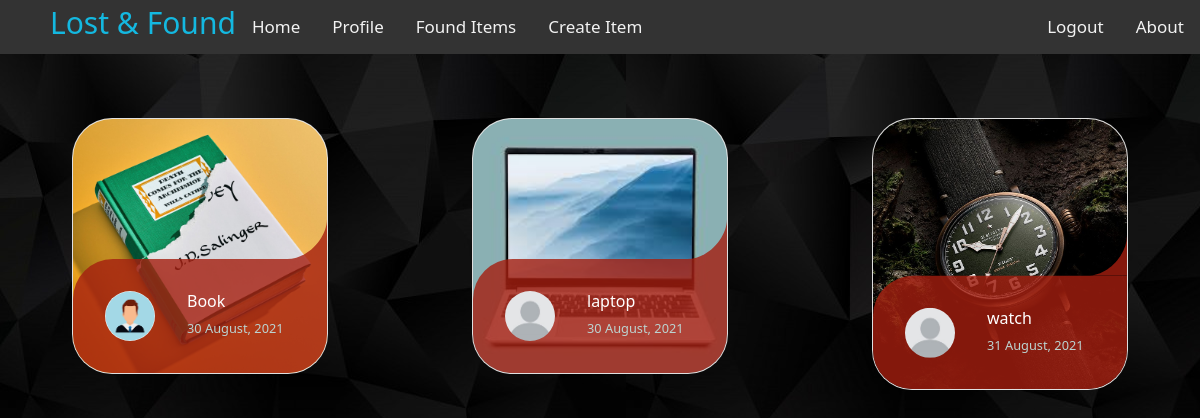
Before: / (signed in) with the older database file.
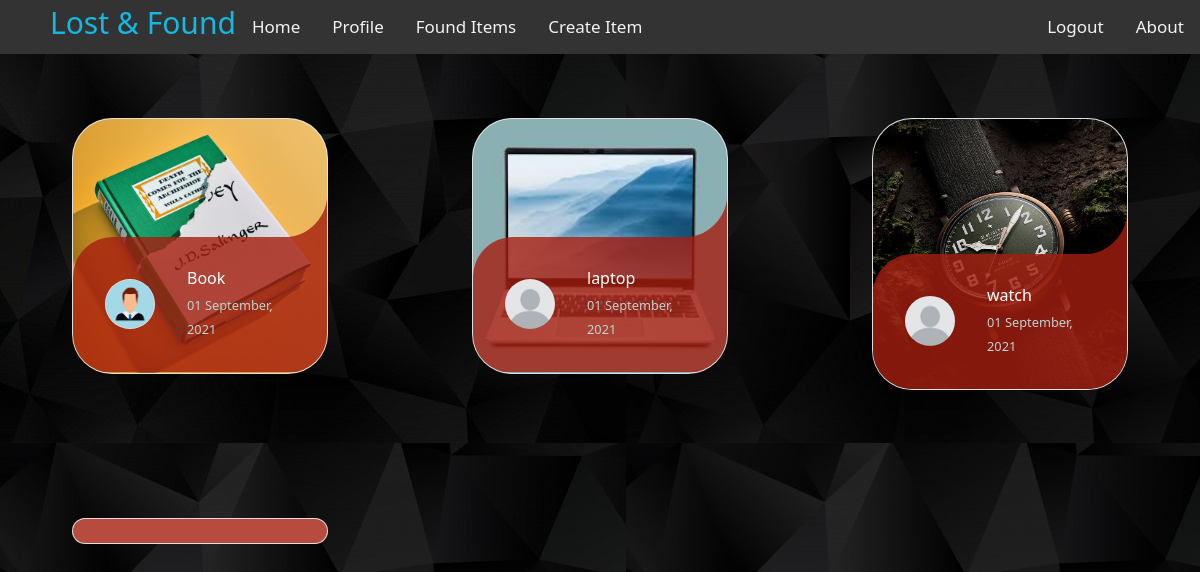
After: the same page with the newer database file.
### findme/models.py (models this page shows, shortened)
class ItemLost(models.Model):
    ItemID = models.AutoField(primary_key=True)
    name = models.ForeignKey(User, on_delete=models.CASCADE, null=True)
    title = models.CharField(max_length=30)
    description = models.CharField(max_length=200)
    found = models.BooleanField(default=False)
    location = models.TextField(max_length=100)
    lost_date = models.DateTimeField(auto_now=True)
    image = models.ImageField(upload_to='findme/images', default="")
    found_location = models.CharField(max_length=100, null=True, blank=True)
    item_found_by = models.ForeignKey(User, on_delete=models.CASCADE, null=True, blank=True,
                                      related_name="item_found_user")

### register/models.py (models this page shows, shortened)
class Profile(models.Model):
    user = models.OneToOneField(User, on_delete=models.CASCADE)
    image = models.ImageField(default='default.jpg', upload_to='register/images')

### findme/views.py (the view)
# urls.py: 2. Add a URL to urlpatterns:  path('', views.home, name='home')
@login_required
def home(request):
    context = {
        'items': ItemLost.objects.filter(found=False)
    }
    return render(request, 'findme/home.html', context)

### findme/templates/findme/home.html (shortened to what this page needs)
{% extends "findme/base.html" %}
{% block content %}
<div class="container-fluid">
    <div class="row">
        <div class="col-md-12">
            <div class="row">
                {% if items|length > 0 %}
                {% for item in items %}
                <div class="col-md-4">
                    <ul class="cards">
                        <li>
                            <a href="{% url 'detail' item.ItemID %}" class="card">
                                <img src="{{ item.image.url}}" alt="" class="class__image picture">
                                <div class="card__overlay">
                                    <div style="background-color: rgb(166, 30, 15,0.8)" class="card__header">
                                        <svg class="card__arc" xmlns="http://www.w3.org/2000/svg">
                                            <path/>
                                        </svg>
                                        <img src="{{ item.name.profile.image.url }}" class="card__thumb">
                                        <div class="card__header-text">
                                            <h3 style="color:white" class="card__title">{{item.title}}</h3>
                                            <span class="card__status">{{ item.lost_date|date:"d F, Y"}}</span>
                                        </div>
                                    </div>
                                </div>
                            </a>
                        </li>
                    </ul>
                </div>
                {% endfor %}
                {% else %}
                <h1 style="color:white">No items are lost!</h1>
                {% endif %}
            </div>
        </div>
    </div>
</div>
{% endblock %}

### findme/templates/findme/base.html (shortened to what this page needs)
{% load static %}
<!DOCTYPE html>
<html lang="en">
<head>
    <link href="https://cdn.jsdelivr.net/npm/bootstrap@5.0.0-beta2/dist/css/bootstrap.min.css" rel="stylesheet"
>
    <link rel="stylesheet" type="text/css" href="{% static 'findme/main.css' %}">
    <link rel="stylesheet" href="https://cdnjs.cloudflare.com/ajax/libs/font-awesome/4.7.0/css/font-awesome.min.css">
</head>
<body id="bg" style="background-image: url('{% static 'findme/images/background.jpg' %}');">
<body>
<div class="topnav" id="myTopnav">
    <label href="#" class="logo">Lost & Found</label>
    <a href="{% url 'findme-about' %}" class="nav-content">About</a>
    {% if user.is_authenticated %}
    <a style="float:left" href="{% url 'findme-home' %}" class="nav-content">Home</a>
    <a style="float:left" href="{% url 'profile' %}" class="nav-content">Profile</a>
    <a style="float:left" href="{% url 'findme-found' %}" class="nav-content">Found Items</a>
    <a style="float:left" href="{% url 'create' %}" class="nav-content">Create Item</a>
    <a class="nav-item nav-link" href="{% url 'logout' %}">Logout</a>
    {% else %}
    <a class="nav-item nav-link" href="{% url 'login' %}">Login</a>
    <a class="nav-item nav-link" href="{% url 'register' %}">Register</a>
    {% endif %}
</div>
<div id="content">
    {% block content %}
    {% endblock %}
</div>
</body>
</html>

### findme/static/findme/main.css (style rules this page uses)
.topnav { background-color: #333; overflow: hidden; }
.topnav a { float: left; display: block; color: #f2f2f2; text-align: center; padding: 14px 16px; text-decoration: none; font-size: 17px; }

### findme/templates/findme/base.html (style rules this page uses)
.topnav { background-color: #333; overflow: hidden; }
.topnav a { float: right; display: block; color: #f2f2f2; text-align: center; padding: 14px 16px; text-decoration: none; font-size: 17px; }
label.logo { font-size: 30px; padding-left: 50px; float: left; color:rgb(20, 184, 224); }

### findme/templates/findme/home.html (style rules this page uses)
:root { --surface-color: #0b0c10; --curve: 40; --black-color: #45a29e; --text-color: rgb(188, 212, 209); }
* { box-sizing: border-box; }
.cards { display: grid; gap: 2rem; margin: 4rem 5vw; padding: 0; list-style: none; }
.card { position: relative; display: block; height: 100%; border-radius: calc(var(--curve)*1px); -webkit-border-radius: calc(var(--curve)*1px); -moz-border-radius: calc(var(--curve)*1px); -o-border-radius: calc(var(--curve)*1px); overflow: hidden; text-decoration: none; }
.picture { width: 100%; height: auto; }
.card__overlay { position: absolute; bottom: 0; left: 0; right: 0; z-index: 1; height: 100%; border-radius: calc(var(--curve)*1px); background: var(--surface-color); transform: translateY(100%); -webkit-transform: translateY(100%); -moz-transform: translateY(100%); -ms-transform: translateY(100%); -o-transform: translateY(100%); transition: 0.2s ease-in-out; -webkit-transition: 0.2s ease-in-out; -moz-transition: 0.2s ease-in-out; -o-transition: 0.2s ease-in-out; -ms-transition: 0.2s ease-in-out; }
.card__header { position: relative; display: flex; align-items: center; gap: 2rem; border-radius: calc(var(--curve)*1px) 0 0 0; background-color: var(--surface-color); padding: 2em; transform: translateY(-100%); -webkit-transform: translateY(-100%); -moz-transform: translateY(-100%); -ms-transform: translateY(-100%); -o-transform: translateY(-100%); transition: 0.2s ease-in-out; }
.card__arc, .card__arc__found { width: 5em; height: 5em; position: absolute; bottom: 100%; right: 0; z-index: 1; }
.card__thumb { flex-shrink: 0; width: 3.125em; height: 3.125em; border-radius: 50%; -webkit-border-radius: 50%; -moz-border-radius: 50%; -ms-border-radius: 50%; -o-border-radius: 50%; }
.card__title { font-size: 1em; margin: 0 0 0.3em; color: var(--black-color); }
.card__status { font-size: 0.8em; color: var(--text-color); }

Changed rows visible on the page:
changed ItemLost "Book": lost_date "30 August, 2021" → "01 September, 2021"
changed ItemLost "laptop": lost_date "30 August, 2021" → "01 September, 2021"
changed ItemLost "watch": lost_date "31 August, 2021" → "01 September, 2021"
